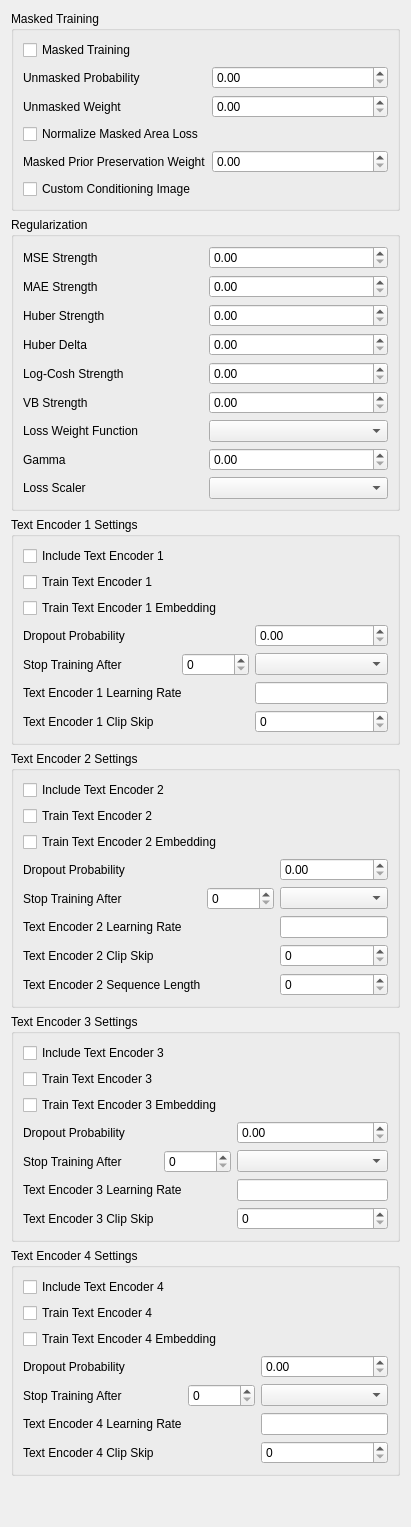
        <widget class="QFrame" name="verticalFrame">
         <layout class="QVBoxLayout" name="verticalLayout_8">
          <item>
           <widget class="QGroupBox" name="groupBox_6">
            <property name="title">
             <string>Masked Training</string>
            </property>
            <layout class="QGridLayout" name="gridLayout_6">
             <item row="2" column="0">
              <widget class="QLabel" name="unmaskedWeightLbl">
               <property name="text">
                <string>Unmasked Weight</string>
               </property>
               <property name="buddy">
                <cstring>unmaskedWeightSbx</cstring>
               </property>
              </widget>
             </item>
             <item row="2" column="1">
              <widget class="QDoubleSpinBox" name="unmaskedWeightSbx">
               <property name="toolTip">
                <string>When masked training is enabled, specifies the loss weight of areas outside the masked region</string>
               </property>
               <property name="singleStep">
                <double>0.050000000000000</double>
               </property>
              </widget>
             </item>
             <item row="4" column="0">
              <widget class="QLabel" name="maskedPriorPreservationLbl">
               <property name="text">
                <string>Masked Prior Preservation Weight</string>
               </property>
               <property name="buddy">
                <cstring>maskedPriorPreservationSbx</cstring>
               </property>
              </widget>
             </item>
             <item row="4" column="1">
              <widget class="QDoubleSpinBox" name="maskedPriorPreservationSbx">
               <property name="toolTip">
                <string>Preserves regions outside the mask using the original untrained model output as a target. Only available for LoRA training. If enabled, use a low unmasked weight</string>
               </property>
               <property name="singleStep">
                <double>0.050000000000000</double>
               </property>
              </widget>
             </item>
             <item row="1" column="0">
              <widget class="QLabel" name="unmaskedProbabilityLbl">
               <property name="text">
                <string>Unmasked Probability</string>
               </property>
               <property name="buddy">
                <cstring>unmaskedProbabilitySbx</cstring>
               </property>
              </widget>
             </item>
             <item row="1" column="1">
              <widget class="QDoubleSpinBox" name="unmaskedProbabilitySbx">
               <property name="toolTip">
                <string>When masked training is enabled, specifies the number of training steps done on unmasked samples</string>
               </property>
               <property name="maximum">
                <double>1.000000000000000</double>
               </property>
               <property name="singleStep">
                <double>0.050000000000000</double>
               </property>
              </widget>
             </item>
             <item row="5" column="0" colspan="2">
              <widget class="QCheckBox" name="customConditioningImageCbx">
               <property name="toolTip">
                <string>&lt;html&gt;&lt;head/&gt;&lt;body&gt;&lt;p&gt;When custom conditioning image is enabled, will use png postfix with -condlabel instead of automatically generated. It's suitable for special scenarios, such as object removal, allowing the model to learn a certain behavior concept&lt;/p&gt;&lt;/body&gt;&lt;/html&gt;</string>
               </property>
               <property name="text">
                <string>Custom Conditioning Image</string>
               </property>
              </widget>
             </item>
             <item row="3" column="0" colspan="2">
              <widget class="QCheckBox" name="normalizeMaskedAreaCbx">
               <property name="toolTip">
                <string>When masked training is enabled, normalizes the loss for each sample based on the sizes of the masked region</string>
               </property>
               <property name="text">
                <string>Normalize Masked Area Loss</string>
               </property>
              </widget>
             </item>
             <item row="0" column="0" colspan="2">
              <widget class="QCheckBox" name="maskedTrainingCbx">
               <property name="toolTip">
                <string>Masks the training samples to let the model focus on certain parts of the image. When enabled, one mask image is loaded for each training sample</string>
               </property>
               <property name="text">
                <string>Masked Training</string>
               </property>
              </widget>
             </item>
            </layout>
           </widget>
          </item>
          <item>
           <widget class="QGroupBox" name="groupBox_7">
            <property name="title">
             <string>Regularization</string>
            </property>
            <layout class="QGridLayout" name="gridLayout_7">
             <item row="8" column="1">
              <widget class="QComboBox" name="lossScalerCmb">
               <property name="toolTip">
                <string>Selects the type of loss scaling to use during training. Functionally equated as: Loss * selection</string>
               </property>
              </widget>
             </item>
             <item row="5" column="1">
              <widget class="QDoubleSpinBox" name="vbLossSbx">
               <property name="toolTip">
                <string>Variational lower-bound strength for custom loss settings. Should be set to 1 for variational diffusion models</string>
               </property>
              </widget>
             </item>
             <item row="1" column="1">
              <widget class="QDoubleSpinBox" name="maeSbx">
               <property name="toolTip">
                <string>Mean Absolute Error strength for custom loss settings. Strengths should generally sum to 1</string>
               </property>
              </widget>
             </item>
             <item row="7" column="1">
              <widget class="QDoubleSpinBox" name="gammaSbx">
               <property name="toolTip">
                <string>Inverse strength of loss weighting. Range: 1-20, only applies to Min SNR and P2</string>
               </property>
              </widget>
             </item>
             <item row="5" column="0">
              <widget class="QLabel" name="vbLossLbl">
               <property name="text">
                <string>VB Strength</string>
               </property>
               <property name="buddy">
                <cstring>vbLossSbx</cstring>
               </property>
              </widget>
             </item>
             <item row="0" column="0">
              <widget class="QLabel" name="label_26">
               <property name="text">
                <string>MSE Strength</string>
               </property>
               <property name="buddy">
                <cstring>mseSbx</cstring>
               </property>
              </widget>
             </item>
             <item row="0" column="1">
              <widget class="QDoubleSpinBox" name="mseSbx">
               <property name="toolTip">
                <string>Mean Squared Error strength for custom loss settings. Strengths should generally sum to 1</string>
               </property>
              </widget>
             </item>
             <item row="4" column="0">
              <widget class="QLabel" name="label_28">
               <property name="text">
                <string>Log-Cosh Strength</string>
               </property>
               <property name="buddy">
                <cstring>logcoshSbx</cstring>
               </property>
              </widget>
             </item>
             <item row="7" column="0">
              <widget class="QLabel" name="label_30">
               <property name="text">
                <string>Gamma</string>
               </property>
               <property name="buddy">
                <cstring>gammaSbx</cstring>
               </property>
              </widget>
             </item>
             <item row="6" column="0">
              <widget class="QLabel" name="label_29">
               <property name="text">
                <string>Loss Weight Function</string>
               </property>
               <property name="buddy">
                <cstring>lossWeightFunctionCmb</cstring>
               </property>
              </widget>
             </item>
             <item row="8" column="0">
              <widget class="QLabel" name="label_31">
               <property name="text">
                <string>Loss Scaler</string>
               </property>
               <property name="buddy">
                <cstring>lossScalerCmb</cstring>
               </property>
              </widget>
             </item>
             <item row="4" column="1">
              <widget class="QDoubleSpinBox" name="logcoshSbx">
               <property name="toolTip">
                <string>Log - Hyperbolic cosine Error strength for custom loss settings. Strengths should generally sum to 1</string>
               </property>
              </widget>
             </item>
             <item row="2" column="0">
              <widget class="QLabel" name="label_22">
               <property name="text">
                <string>Huber Strength</string>
               </property>
               <property name="buddy">
                <cstring>huberStrengthSbx</cstring>
               </property>
              </widget>
             </item>
             <item row="6" column="1">
              <widget class="QComboBox" name="lossWeightFunctionCmb">
               <property name="toolTip">
                <string>Choice of loss weight function. Can help the model learn details more accurately</string>
               </property>
              </widget>
             </item>
             <item row="1" column="0">
              <widget class="QLabel" name="label_27">
               <property name="text">
                <string>MAE Strength</string>
               </property>
               <property name="buddy">
                <cstring>maeSbx</cstring>
               </property>
              </widget>
             </item>
             <item row="3" column="0">
              <widget class="QLabel" name="label_23">
               <property name="text">
                <string>Huber Delta</string>
               </property>
               <property name="buddy">
                <cstring>huberDeltaSbx</cstring>
               </property>
              </widget>
             </item>
             <item row="2" column="1">
              <widget class="QDoubleSpinBox" name="huberStrengthSbx">
               <property name="toolTip">
                <string>Huber loss strength for custom loss settings. Less sensitive to outliers than MSE. Strengths should generally sum to 1</string>
               </property>
              </widget>
             </item>
             <item row="3" column="1">
              <widget class="QDoubleSpinBox" name="huberDeltaSbx">
               <property name="toolTip">
                <string>Delta parameter for huber loss</string>
               </property>
              </widget>
             </item>
            </layout>
           </widget>
          </item>
          <item>
           <widget class="QGroupBox" name="te1Gbx">
            <property name="title">
             <string>Text Encoder 1 Settings</string>
            </property>
            <layout class="QGridLayout" name="gridLayout_10">
             <item row="1" column="0" colspan="2">
              <widget class="QCheckBox" name="te1TrainCbx">
               <property name="toolTip">
                <string>Enables training the text encoder 1 model</string>
               </property>
               <property name="text">
                <string>Train Text Encoder 1</string>
               </property>
              </widget>
             </item>
             <item row="2" column="0" colspan="5">
              <widget class="QCheckBox" name="te1TrainEmbCbx">
               <property name="toolTip">
                <string>Enables training embeddings for the text encoder 1 model</string>
               </property>
               <property name="text">
                <string>Train Text Encoder 1 Embedding</string>
               </property>
              </widget>
             </item>
             <item row="4" column="2" colspan="2">
              <widget class="QSpinBox" name="te1StopTrainingSbx">
               <property name="toolTip">
                <string>When to stop training the text encoder 1</string>
               </property>
               <property name="maximum">
                <number>999999999</number>
               </property>
              </widget>
             </item>
             <item row="5" column="0" colspan="3">
              <widget class="QLabel" name="label_42">
               <property name="text">
                <string>Text Encoder 1 Learning Rate</string>
               </property>
               <property name="buddy">
                <cstring>te1LearningRateLed</cstring>
               </property>
              </widget>
             </item>
             <item row="3" column="0">
              <widget class="QLabel" name="label_40">
               <property name="text">
                <string>Dropout Probability</string>
               </property>
               <property name="buddy">
                <cstring>te1DropoutSbx</cstring>
               </property>
              </widget>
             </item>
             <item row="6" column="0" colspan="2">
              <widget class="QLabel" name="te1ClipSkipLbl">
               <property name="text">
                <string>Text Encoder 1 Clip Skip</string>
               </property>
               <property name="buddy">
                <cstring>te1ClipSkipSbx</cstring>
               </property>
              </widget>
             </item>
             <item row="4" column="4">
              <widget class="QComboBox" name="te1StopTrainingCmb"/>
             </item>
             <item row="4" column="0">
              <widget class="QLabel" name="label_41">
               <property name="text">
                <string>Stop Training After</string>
               </property>
               <property name="buddy">
                <cstring>te1StopTrainingSbx</cstring>
               </property>
              </widget>
             </item>
             <item row="6" column="4">
              <widget class="QSpinBox" name="te1ClipSkipSbx">
               <property name="toolTip">
                <string>The number of additional clip layers to skip. 0 = the model default</string>
               </property>
              </widget>
             </item>
             <item row="3" column="4">
              <widget class="QDoubleSpinBox" name="te1DropoutSbx">
               <property name="toolTip">
                <string>The Probability for dropping the text encoder 1 conditioning</string>
               </property>
               <property name="maximum">
                <double>1.000000000000000</double>
               </property>
               <property name="singleStep">
                <double>0.050000000000000</double>
               </property>
              </widget>
             </item>
             <item row="0" column="0">
              <widget class="QCheckBox" name="te1IncludeCbx">
               <property name="toolTip">
                <string>Includes text encoder 1 in the training run</string>
               </property>
               <property name="text">
                <string>Include Text Encoder 1</string>
               </property>
              </widget>
             </item>
             <item row="5" column="4">
              <widget class="QLineEdit" name="te1LearningRateLed">
               <property name="toolTip">
                <string>The learning rate of the text encoder 1. Overrides the base learning rate</string>
               </property>
              </widget>
             </item>
            </layout>
           </widget>
          </item>
          <item>
           <widget class="QGroupBox" name="te2Gbx">
            <property name="title">
             <string>Text Encoder 2 Settings</string>
            </property>
            <layout class="QGridLayout" name="gridLayout_15">
             <item row="2" column="1" colspan="2">
              <widget class="QCheckBox" name="te2IncludeCbx">
               <property name="toolTip">
                <string>Includes text encoder 2 in the training run</string>
               </property>
               <property name="text">
                <string>Include Text Encoder 2</string>
               </property>
              </widget>
             </item>
             <item row="6" column="1">
              <widget class="QLabel" name="label_51">
               <property name="text">
                <string>Stop Training After</string>
               </property>
               <property name="buddy">
                <cstring>te2StopTrainingSbx</cstring>
               </property>
              </widget>
             </item>
             <item row="5" column="1">
              <widget class="QLabel" name="label_49">
               <property name="text">
                <string>Dropout Probability</string>
               </property>
               <property name="buddy">
                <cstring>te2DropoutSbx</cstring>
               </property>
              </widget>
             </item>
             <item row="7" column="3">
              <widget class="QLineEdit" name="te2LearningRateLed">
               <property name="toolTip">
                <string>The learning rate of the text encoder 2. Overrides the base learning rate</string>
               </property>
              </widget>
             </item>
             <item row="8" column="3">
              <widget class="QSpinBox" name="te2ClipSkipSbx">
               <property name="toolTip">
                <string>The number of additional clip layers to skip. 0 = the model default</string>
               </property>
              </widget>
             </item>
             <item row="6" column="3">
              <widget class="QComboBox" name="te2StopTrainingCmb"/>
             </item>
             <item row="8" column="1">
              <widget class="QLabel" name="te2ClipSkipLbl">
               <property name="text">
                <string>Text Encoder 2 Clip Skip</string>
               </property>
               <property name="buddy">
                <cstring>te2ClipSkipSbx</cstring>
               </property>
              </widget>
             </item>
             <item row="4" column="1" colspan="3">
              <widget class="QCheckBox" name="te2TrainEmbCbx">
               <property name="toolTip">
                <string>Enables training embeddings for the text encoder 2 model</string>
               </property>
               <property name="text">
                <string>Train Text Encoder 2 Embedding</string>
               </property>
              </widget>
             </item>
             <item row="3" column="1" colspan="2">
              <widget class="QCheckBox" name="te2TrainCbx">
               <property name="toolTip">
                <string>Enables training the text encoder 2 model</string>
               </property>
               <property name="text">
                <string>Train Text Encoder 2</string>
               </property>
              </widget>
             </item>
             <item row="7" column="1" colspan="2">
              <widget class="QLabel" name="label_48">
               <property name="text">
                <string>Text Encoder 2 Learning Rate</string>
               </property>
               <property name="buddy">
                <cstring>te2LearningRateLed</cstring>
               </property>
              </widget>
             </item>
             <item row="6" column="2">
              <widget class="QSpinBox" name="te2StopTrainingSbx">
               <property name="toolTip">
                <string>When to stop training the text encoder 2</string>
               </property>
               <property name="maximum">
                <number>999999999</number>
               </property>
              </widget>
             </item>
             <item row="5" column="3">
              <widget class="QDoubleSpinBox" name="te2DropoutSbx">
               <property name="toolTip">
                <string>The Probability for dropping the text encoder 2 conditioning</string>
               </property>
               <property name="maximum">
                <double>1.000000000000000</double>
               </property>
               <property name="singleStep">
                <double>0.050000000000000</double>
               </property>
              </widget>
             </item>
             <item row="9" column="1">
              <widget class="QLabel" name="te2SeqLenLbl">
               <property name="text">
                <string>Text Encoder 2 Sequence Length</string>
               </property>
               <property name="buddy">
                <cstring>te2SeqLenSbx</cstring>
               </property>
              </widget>
             </item>
             <item row="9" column="3">
              <widget class="QSpinBox" name="te2SeqLenSbx">
               <property name="maximum">
                <number>512</number>
               </property>
              </widget>
             </item>
            </layout>
           </widget>
          </item>
          <item>
           <widget class="QGroupBox" name="te3Gbx">
            <property name="title">
             <string>Text Encoder 3 Settings</string>
            </property>
            <layout class="QGridLayout" name="gridLayout_16">
             <item row="1" column="0">
              <widget class="QCheckBox" name="te3TrainCbx">
               <property name="toolTip">
                <string>Enables training the text encoder 3 model</string>
               </property>
               <property name="text">
                <string>Train Text Encoder 3</string>
               </property>
              </widget>
             </item>
             <item row="0" column="0" colspan="2">
              <widget class="QCheckBox" name="te3IncludeCbx">
               <property name="toolTip">
                <string>Includes text encoder 3 in the training run</string>
               </property>
               <property name="text">
                <string>Include Text Encoder 3</string>
               </property>
              </widget>
             </item>
             <item row="2" column="0" colspan="3">
              <widget class="QCheckBox" name="te3TrainEmbCbx">
               <property name="toolTip">
                <string>Enables training embeddings for the text encoder 3 model</string>
               </property>
               <property name="text">
                <string>Train Text Encoder 3 Embedding</string>
               </property>
              </widget>
             </item>
             <item row="4" column="0">
              <widget class="QLabel" name="label_52">
               <property name="text">
                <string>Stop Training After</string>
               </property>
               <property name="buddy">
                <cstring>te3StopTrainingSbx</cstring>
               </property>
              </widget>
             </item>
             <item row="5" column="0" colspan="2">
              <widget class="QLabel" name="label_55">
               <property name="text">
                <string>Text Encoder 3 Learning Rate</string>
               </property>
               <property name="buddy">
                <cstring>te3LearningRateLed</cstring>
               </property>
              </widget>
             </item>
             <item row="3" column="2">
              <widget class="QDoubleSpinBox" name="te3DropoutSbx">
               <property name="toolTip">
                <string>The Probability for dropping the text encoder 3 conditioning</string>
               </property>
               <property name="maximum">
                <double>1.000000000000000</double>
               </property>
               <property name="singleStep">
                <double>0.050000000000000</double>
               </property>
              </widget>
             </item>
             <item row="3" column="0">
              <widget class="QLabel" name="label_54">
               <property name="text">
                <string>Dropout Probability</string>
               </property>
               <property name="buddy">
                <cstring>te3DropoutSbx</cstring>
               </property>
              </widget>
             </item>
             <item row="4" column="1">
              <widget class="QSpinBox" name="te3StopTrainingSbx">
               <property name="toolTip">
                <string>When to stop training the text encoder 3</string>
               </property>
               <property name="maximum">
                <number>999999999</number>
               </property>
              </widget>
             </item>
             <item row="6" column="0">
              <widget class="QLabel" name="te3ClipSkipLbl">
               <property name="text">
                <string>Text Encoder 3 Clip Skip</string>
               </property>
               <property name="buddy">
                <cstring>te3ClipSkipSbx</cstring>
               </property>
              </widget>
             </item>
             <item row="4" column="2">
              <widget class="QComboBox" name="te3StopTrainingCmb"/>
             </item>
             <item row="6" column="2">
              <widget class="QSpinBox" name="te3ClipSkipSbx">
               <property name="toolTip">
                <string>The number of additional clip layers to skip. 0 = the model default</string>
               </property>
              </widget>
             </item>
             <item row="5" column="2">
              <widget class="QLineEdit" name="te3LearningRateLed">
               <property name="toolTip">
                <string>The learning rate of the text encoder 3. Overrides the base learning rate</string>
               </property>
              </widget>
             </item>
            </layout>
           </widget>
          </item>
          <item>
           <widget class="QGroupBox" name="te4Gbx">
            <property name="title">
             <string>Text Encoder 4 Settings</string>
            </property>
            <layout class="QGridLayout" name="gridLayout_17">
             <item row="8" column="1">
              <widget class="QLabel" name="te4ClipSkipLbl">
               <property name="text">
                <string>Text Encoder 4 Clip Skip</string>
               </property>
               <property name="buddy">
                <cstring>te4ClipSkipSbx</cstring>
               </property>
              </widget>
             </item>
             <item row="5" column="1">
              <widget class="QLabel" name="label_63">
               <property name="text">
                <string>Stop Training After</string>
               </property>
               <property name="buddy">
                <cstring>te4StopTrainingSbx</cstring>
               </property>
              </widget>
             </item>
             <item row="7" column="1">
              <widget class="QLabel" name="label_66">
               <property name="text">
                <string>Text Encoder 4 Learning Rate</string>
               </property>
               <property name="buddy">
                <cstring>te4LearningRateLed</cstring>
               </property>
              </widget>
             </item>
             <item row="4" column="3">
              <widget class="QDoubleSpinBox" name="te4DropoutSbx">
               <property name="toolTip">
                <string>The Probability for dropping the text encoder 4 conditioning</string>
               </property>
               <property name="maximum">
                <double>1.000000000000000</double>
               </property>
               <property name="singleStep">
                <double>0.050000000000000</double>
               </property>
              </widget>
             </item>
             <item row="1" column="1">
              <widget class="QCheckBox" name="te4IncludeCbx">
               <property name="toolTip">
                <string>Includes text encoder 4 in the training run</string>
               </property>
               <property name="text">
                <string>Include Text Encoder 4</string>
               </property>
              </widget>
             </item>
             <item row="8" column="3">
              <widget class="QSpinBox" name="te4ClipSkipSbx">
               <property name="toolTip">
                <string>The number of additional clip layers to skip. 0 = the model default</string>
               </property>
              </widget>
             </item>
             <item row="3" column="1" colspan="3">
              <widget class="QCheckBox" name="te4TrainEmbCbx">
               <property name="toolTip">
                <string>Enables training embeddings for the text encoder 4 model</string>
               </property>
               <property name="text">
                <string>Train Text Encoder 4 Embedding</string>
               </property>
              </widget>
             </item>
             <item row="5" column="3">
              <widget class="QComboBox" name="te4StopTrainingCmb"/>
             </item>
             <item row="5" column="2">
              <widget class="QSpinBox" name="te4StopTrainingSbx">
               <property name="toolTip">
                <string>When to stop training the text encoder 4</string>
               </property>
               <property name="maximum">
                <number>999999999</number>
               </property>
              </widget>
             </item>
             <item row="4" column="1">
              <widget class="QLabel" name="label_65">
               <property name="text">
                <string>Dropout Probability</string>
               </property>
               <property name="buddy">
                <cstring>te4DropoutSbx</cstring>
               </property>
              </widget>
             </item>
             <item row="2" column="1">
              <widget class="QCheckBox" name="te4TrainCbx">
               <property name="toolTip">
                <string>Enables training the text encoder 4 model</string>
               </property>
               <property name="text">
                <string>Train Text Encoder 4</string>
               </property>
              </widget>
             </item>
             <item row="7" column="3">
              <widget class="QLineEdit" name="te4LearningRateLed">
               <property name="toolTip">
                <string>The learning rate of the text encoder 4. Overrides the base learning rate</string>
               </property>
              </widget>
             </item>
            </layout>
           </widget>
          </item>
          <item>
           <spacer name="verticalSpacer_2">
            <property name="orientation">
             <enum>Qt::Orientation::Vertical</enum>
            </property>
            <property name="sizeHint" stdset="0">
             <size>
              <width>20</width>
              <height>40</height>
             </size>
            </property>
           </spacer>
          </item>
         </layout>
        </widget>
